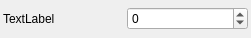
<?xml version="1.0" encoding="UTF-8"?>
<ui version="4.0">
 <class>editWidget</class>
 <widget class="QWidget" name="editWidget">
  <property name="geometry">
   <rect>
    <x>0</x>
    <y>0</y>
    <width>251</width>
    <height>38</height>
   </rect>
  </property>
  <property name="windowTitle">
   <string>Form</string>
  </property>
  <layout class="QHBoxLayout" name="horizontalLayout">
   <property name="spacing">
    <number>3</number>
   </property>
   <property name="leftMargin">
    <number>3</number>
   </property>
   <property name="topMargin">
    <number>3</number>
   </property>
   <property name="rightMargin">
    <number>3</number>
   </property>
   <property name="bottomMargin">
    <number>3</number>
   </property>
   <item>
    <widget class="QLabel" name="editWidget_label">
     <property name="text">
      <string>TextLabel</string>
     </property>
    </widget>
   </item>
   <item>
    <widget class="QSpinBox" name="editWidget_spinBox">
     <property name="minimum">
      <number>-10000</number>
     </property>
     <property name="maximum">
      <number>10000</number>
     </property>
    </widget>
   </item>
  </layout>
 </widget>
 <resources/>
 <connections/>
</ui>
